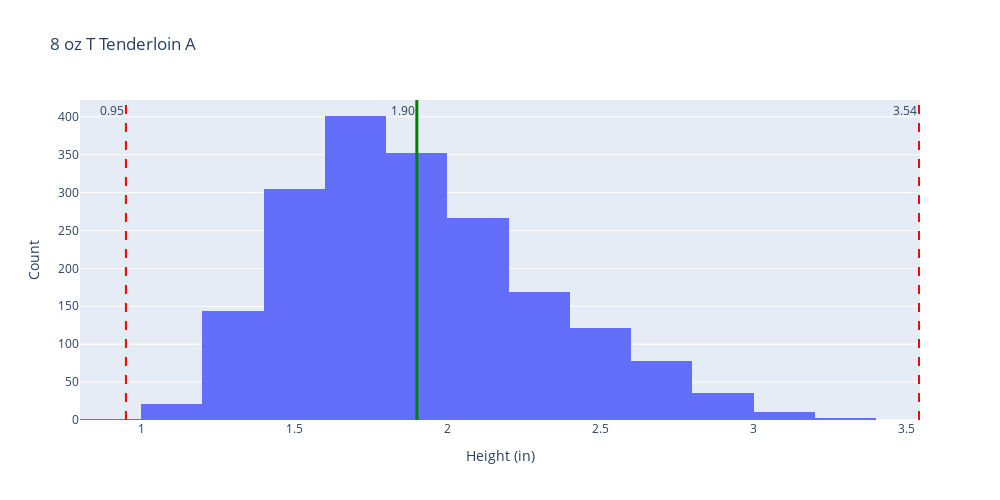

Notebook source saved alongside this figure:
### Code cell
#THICKNESS (NOTE-- min thick needs to be removed at cleaning stage)
#TEST product: "8 oz T Tenderloin A"
# Specify the product name
product_name = "8 oz T Tenderloin A"

# Specify the file path
file_path = '../data/cleaned/generic_butcher_cleaned.csv'

# Read the CSV file into a DataFrame
df = pd.read_csv(file_path)

file_path2 = '../data/cleaned/generic_butcher_spec_cleaned.csv'

# Read the CSV file into a DataFrame
df2 = pd.read_csv(file_path2)

# Copy data to preserve original dataset
product_data = df.loc[df["product_name"] == product_name]
product = product_data.copy()

# Determine bin min and max in a readable format
min_ht = np.min(product['measured_height'])
max_ht = np.max(product['measured_height'])
binmin_ht = np.floor(min_ht)
binmax_ht = np.ceil(max_ht)

# Determine spec goal posts
height_min_spec = df2.loc[df2['product_name'] == product_name, 'height_min'].iloc[0]
height_max_spec = df2.loc[df2['product_name'] == product_name, 'height_max'].iloc[0]

# Calculate average height
height_avg = np.mean(product['measured_height'])

# Created bins based on the 0.1 inch increments
num_bins_ht = int((binmax_ht - binmin_ht) * 1/.1)

# Pulls measured height data for the x value of the histogram
product_heights = product['measured_height']

# Create the histogram using Plotly Express
fig = px.histogram(product, x='measured_height', nbins=num_bins, title=product_name)

# Add vertical lines for average, min spec, and max spec using add_vline
fig.add_vline(x=height_avg, line=dict(color="green", width=3), annotation_text=f"{height_avg:.2f}", annotation_position="top left")
fig.add_vline(x=height_min_spec, line=dict(color="red", width=2, dash='dash'), annotation_text=f"{height_min_spec:.2f}", annotation_position="top left")
fig.add_vline(x=height_max_spec, line=dict(color="red", width=2, dash='dash'), annotation_text=f"{height_max_spec:.2f}", annotation_position="top left")

# Update xaxis and yaxis labels
fig.update_layout(
    width=1000,
    height=500,
    xaxis_title='Height (in)',
    yaxis_title='Count',
    showlegend=False
)

# Show the plot
fig.show()

### Figure 1 — Plotly figure (JSON) as saved in the notebook; plotly's stock layout.template omitted (floating-point values rounded to 4 significant figures; data arrays with more than 128 entries replaced by an {"elided": "..."} marker saying what was removed)
{"data": [{"alignmentgroup": "True", "bingroup": "x", "hovertemplate": "measured_height=%{x}<br>count=%{y}<extra></extra>", "legendgroup": "", "marker": {"color": "#636efa", "pattern": {"shape": ""}}, "name": "", "nbinsx": 20, "offsetgroup": "", "orientation": "v", "showlegend": false, "type": "histogram", "x": {"elided": "1908 float values"}, "xaxis": "x", "yaxis": "y"}], "layout": {"annotations": [{"showarrow": false, "text": "1.90", "x": 1.9, "xanchor": "right", "xref": "x", "y": 1, "yanchor": "top", "yref": "y domain"}, {"showarrow": false, "text": "0.95", "x": 0.95, "xanchor": "right", "xref": "x", "y": 1, "yanchor": "top", "yref": "y domain"}, {"showarrow": false, "text": "3.54", "x": 3.54, "xanchor": "right", "xref": "x", "y": 1, "yanchor": "top", "yref": "y domain"}], "barmode": "relative", "height": 500, "legend": {"tracegroupgap": 0}, "shapes": [{"line": {"color": "green", "width": 3}, "type": "line", "x0": 1.9, "x1": 1.9, "xref": "x", "y0": 0, "y1": 1, "yref": "y domain"}, {"line": {"color": "red", "dash": "dash", "width": 2}, "type": "line", "x0": 0.95, "x1": 0.95, "xref": "x", "y0": 0, "y1": 1, "yref": "y domain"}, {"line": {"color": "red", "dash": "dash", "width": 2}, "type": "line", "x0": 3.54, "x1": 3.54, "xref": "x", "y0": 0, "y1": 1, "yref": "y domain"}], "showlegend": false, "title": {"text": "8 oz T Tenderloin A"}, "width": 1000, "xaxis": {"anchor": "y", "autorange": true, "domain": [0, 1], "range": [0.8, 3.543], "title": {"text": "Height (in)"}, "type": "linear"}, "yaxis": {"anchor": "x", "autorange": true, "domain": [0, 1], "range": [0, 422.1], "title": {"text": "Count"}}}}
